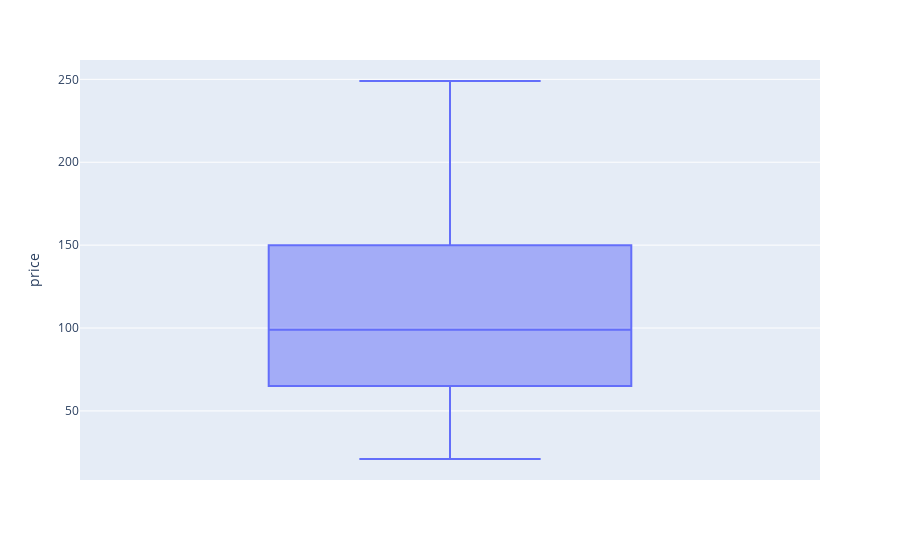

Notebook cell for this chart:
### Code cell
fig = px.box(df, y="price")
fig

### Figure 1 — Plotly figure (JSON) as saved in the notebook; plotly's stock layout.template omitted (floating-point values rounded to 4 significant figures; data arrays with more than 128 entries replaced by an {"elided": "..."} marker saying what was removed)
{"data": [{"alignmentgroup": "True", "hovertemplate": "price=%{y}<extra></extra>", "legendgroup": "", "marker": {"color": "#636efa"}, "name": "", "notched": false, "offsetgroup": "", "orientation": "v", "showlegend": false, "type": "box", "x0": " ", "xaxis": "x", "y": {"elided": "42570 int values"}, "y0": " ", "yaxis": "y"}], "layout": {"boxmode": "group", "legend": {"tracegroupgap": 0}, "margin": {"t": 60}, "xaxis": {"anchor": "y", "domain": [0, 1]}, "yaxis": {"anchor": "x", "domain": [0, 1], "title": {"text": "price"}}}}
